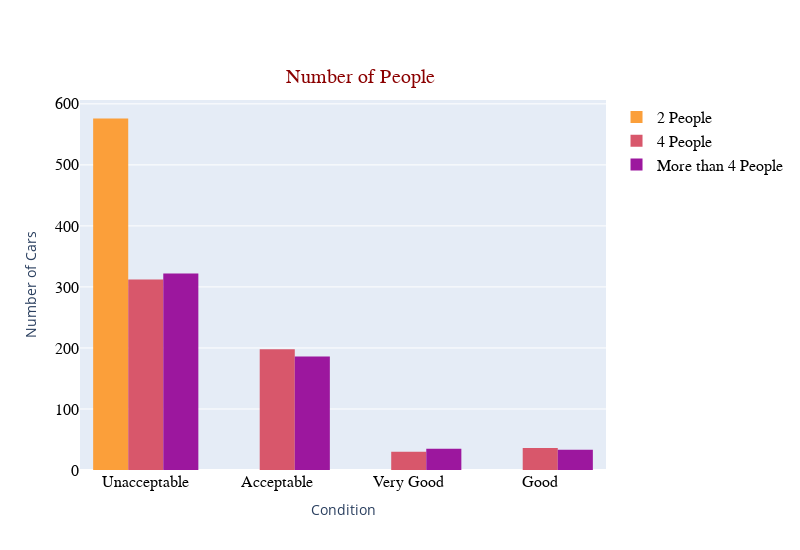

This figure's notebook cell:
### Code cell
fg2 = go.Figure(layout=go.Layout(height=550, width=800))

fg2.add_trace(go.Histogram(x=car_df.loc[car_df.NumPersons=="2", "Class"],
                           name = "2 People",
                           marker=dict(color="#fb9f3a")))
fg2.add_trace(go.Histogram(x=car_df.loc[car_df.NumPersons=="4", "Class"],
                           name = "4 People",
                           marker=dict(color="#d8576b")))
fg2.add_trace(go.Histogram(x=car_df.loc[car_df.NumPersons=="more", "Class"],
                           name = "More than 4 People",
                           marker=dict(color="#9c179e")))

fg2.update_xaxes(title_text="Condition", 
                 showticklabels=True, 
                 tickmode="array",
                 tickvals=["unacc", "acc", "good", "vgood"],
                 ticktext=["Unacceptable", "Acceptable", "Good", "Very Good"],
                 tickfont=dict(family="Arial", size=16, color="black"))

fg2.update_yaxes(title_text="Number of Cars", tickfont=dict(family="Arial", size=16, color="black"))

fg2.update_layout(legend = dict(font = dict(family = "Arial", size = 16, color="black")),
                  title_text = 'Number of People',
                  title_font = dict(size=20, family='Arial', color='darkred'),
                  title_x=0.45,
                  title_y=0.875)

fg2.show()

### Figure 1 — Plotly figure (JSON) as saved in the notebook; plotly's stock layout.template omitted (floating-point values rounded to 4 significant figures; data arrays with more than 128 entries replaced by an {"elided": "..."} marker saying what was removed)
{"data": [{"marker": {"color": "#fb9f3a"}, "name": "2 People", "type": "histogram", "x": {"elided": "576 str values"}}, {"marker": {"color": "#d8576b"}, "name": "4 People", "type": "histogram", "x": {"elided": "576 str values"}}, {"marker": {"color": "#9c179e"}, "name": "More than 4 People", "type": "histogram", "x": {"elided": "576 str values"}}], "layout": {"height": 550, "legend": {"font": {"color": "black", "family": "Arial", "size": 16}}, "title": {"font": {"color": "darkred", "family": "Arial", "size": 20}, "text": "Number of People", "x": 0.45, "y": 0.875}, "width": 800, "xaxis": {"autorange": true, "range": [-0.5, 3.5], "showticklabels": true, "tickfont": {"color": "black", "family": "Arial", "size": 16}, "tickmode": "array", "ticktext": ["Unacceptable", "Acceptable", "Good", "Very Good"], "tickvals": ["unacc", "acc", "good", "vgood"], "title": {"text": "Condition"}, "type": "category"}, "yaxis": {"autorange": true, "range": [0, 606.3], "tickfont": {"color": "black", "family": "Arial", "size": 16}, "title": {"text": "Number of Cars"}}}}
